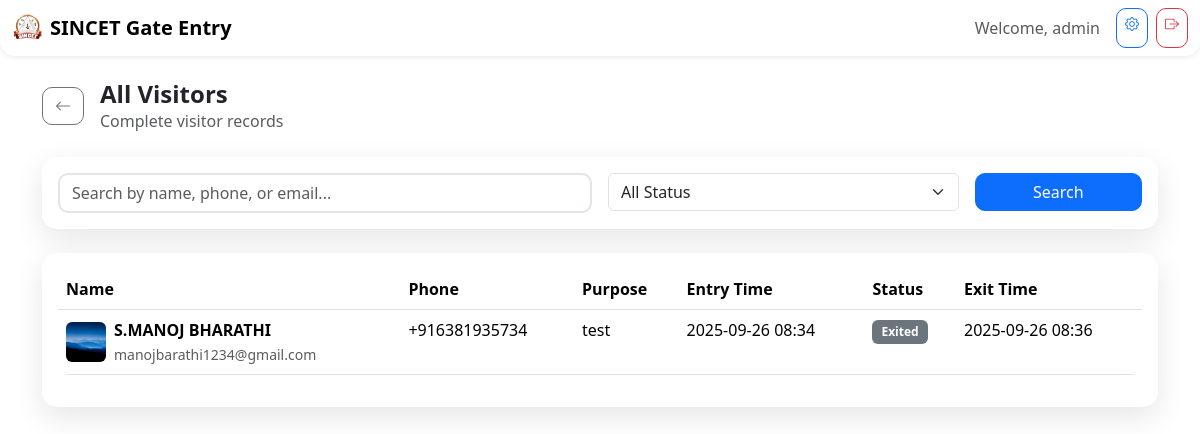
The page /visitor/list (signed in) on the database as committed earlier.
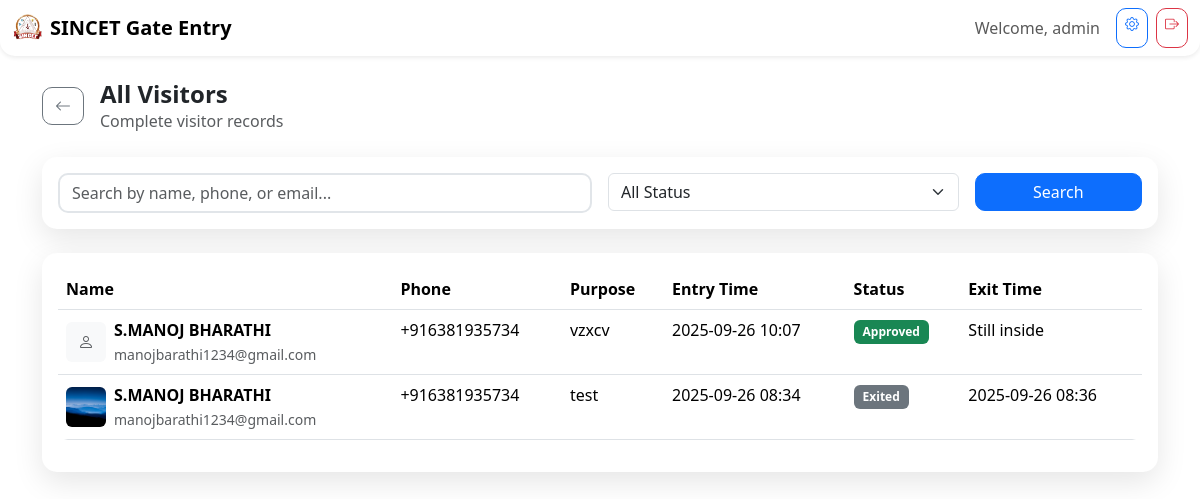
The same page on the database as committed later.
### models.py (models this page shows, shortened)
class Visitor(db.Model):
    __tablename__ = 'visitors'
    id = db.Column(db.String(36), primary_key=True, default=lambda: str(uuid.uuid4()))
    name = db.Column(db.String(100), nullable=False)
    phone = db.Column(db.String(20), nullable=False)
    email = db.Column(db.String(120))
    purpose = db.Column(db.Text, nullable=False)
    photo_url = db.Column(db.String(200))
    entry_time = db.Column(db.DateTime, default=datetime.utcnow)
    exit_time = db.Column(db.DateTime)
    authority_id = db.Column(db.String(36), db.ForeignKey('authorities.id'))
    authority_permission_granted = db.Column(db.Boolean, default=False)
    permission_granted_at = db.Column(db.DateTime)
    status = db.Column(db.String(20), default='pending')  # pending, approved, rejected, exited
    created_by = db.Column(db.String(100))
    notes = db.Column(db.Text)
    created_at = db.Column(db.DateTime, default=datetime.utcnow)
    updated_at = db.Column(db.DateTime, default=datetime.utcnow, onupdate=datetime.utcnow)
    notifications = db.relationship('Notification', backref='visitor', lazy=True)

### routes/visitor.py (the view)
    def decorated_function(*args, **kwargs):
        if 'user_id' not in session:
            return redirect(url_for('auth.login'))
        return f(*args, **kwargs)

### routes/visitor.py (called while the page is built)
def login_required(f):
    def decorated_function(*args, **kwargs):
        if 'user_id' not in session:
            return redirect(url_for('auth.login'))
        return f(*args, **kwargs)
    decorated_function.__name__ = f.__name__
    return decorated_function

@visitor_bp.route('/list')
@login_required
def list():
    page = request.args.get('page', 1, type=int)
    search = request.args.get('search', '')
    status_filter = request.args.get('status', '')
    query = Visitor.query
    if search:
        query = query.filter(
            (Visitor.name.contains(search)) |
            (Visitor.phone.contains(search)) |
            (Visitor.email.contains(search))
        )
    if status_filter:
        query = query.filter(Visitor.status == status_filter)
    visitors = query.order_by(Visitor.entry_time.desc()).paginate(
        page=page, per_page=20, error_out=False
    )
    return render_template('visitor/list.html', visitors=visitors, search=search, status_filter=status_filter)

### templates/visitor/list.html (shortened to what this page needs)
{% extends "base.html" %}
{% block content %}
<div class="container py-4">
    <div class="d-flex align-items-center mb-4">
        <a href="{{ url_for('index') }}" class="btn btn-outline-secondary me-3">
            <i class="bi bi-arrow-left"></i>
        </a>
        <div>
            <h1 class="h4 fw-bold mb-0">All Visitors</h1>
            <p class="text-muted mb-0">Complete visitor records</p>
        </div>
    </div>
    <div class="card mb-4">
        <div class="card-body">
            <form method="GET" class="row g-3">
                <div class="col-md-6">
                    <input type="text" class="form-control" name="search" value="{{ search }}"
                           placeholder="Search by name, phone, or email...">
                </div>
                <div class="col-md-4">
                    <select class="form-select" name="status">
                        <option value="">All Status</option>
                    </select>
                </div>
                <div class="col-md-2">
                    <button type="submit" class="btn btn-primary w-100">Search</button>
                </div>
            </form>
        </div>
    </div>
    {% if visitors.items %}
    <div class="card">
        <div class="card-body">
            <div class="table-responsive">
                <table class="table table-hover">
                    <thead>
                        <tr>
                            <th>Name</th>
                            <th>Phone</th>
                            <th>Purpose</th>
                            <th>Entry Time</th>
                            <th>Status</th>
                            <th>Exit Time</th>
                        </tr>
                    </thead>
                    <tbody>
                        {% for visitor in visitors.items %}
                        <tr>
                            <td>
                                <div class="d-flex align-items-center">
                                    {% if visitor.photo_url %}
                                    <img src="{{ visitor.photo_url }}" alt="Visitor photo" class="rounded me-2" style="width: 40px; height: 40px; object-fit: cover;">
                                    {% else %}
                                    <div class="bg-light rounded me-2 d-flex align-items-center justify-content-center" style="width: 40px; height: 40px;">
                                        <i class="bi bi-person text-muted"></i>
                                    </div>
                                    {% endif %}
                                    <div>
                                        <strong>{{ visitor.name }}</strong>
                                        {% if visitor.email %}<br><small class="text-muted">{{ visitor.email }}</small>{% endif %}
                                    </div>
                                </div>
                            </td>
                            <td>{{ visitor.phone }}</td>
                            <td>{{ visitor.purpose[:50] }}{% if visitor.purpose|length > 50 %}...{% endif %}</td>
                            <td>{{ visitor.entry_time.strftime('%Y-%m-%d %H:%M') if visitor.entry_time else 'N/A' }}</td>
                            <td>
                                <span class="badge bg-{{ 'success' if visitor.status == 'approved' else 'warning' if visitor.status == 'pending' else 'danger' if visitor.status == 'rejected' else 'secondary' }}">
                                    {{ visitor.status.title() }}
                                </span>
                            </td>
                            <td>{{ visitor.exit_time.strftime('%Y-%m-%d %H:%M') if visitor.exit_time else 'Still inside' }}</td>
                        </tr>
                        {% endfor %}
                    </tbody>
                </table>
            </div>
        </div>
    </div>
    {% endif %}
</div>
{% endblock %}

Rows that differ between the two databases and show on the page:
added Visitor: name "S.MANOJ BHARATHI", email "manojbarathi1234@gmail.com", phone "+916381935734", purpose "vzxcv", entry_time "2025-09-26 10:07", status "Approved", exit_time "Still inside"
